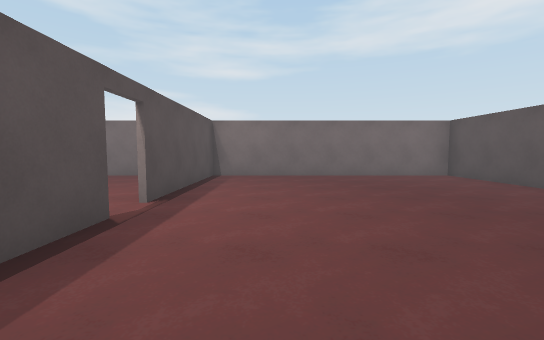
View 1 (above)

13 first-person views from a walk through a scene from a Unity 3-D project. The camera is 1.3 m above the floor, tilts 4° down and sees 90° across. The floor is counted in squares, 2 m on a side. Each view is taken from the middle of a square. On the plan, view 1 faces up. The plan holds only what a view shows up to about 9 squares ahead; the rest is blank. The player is left out. Door leaves are left out, so doorways stand open.

View 2
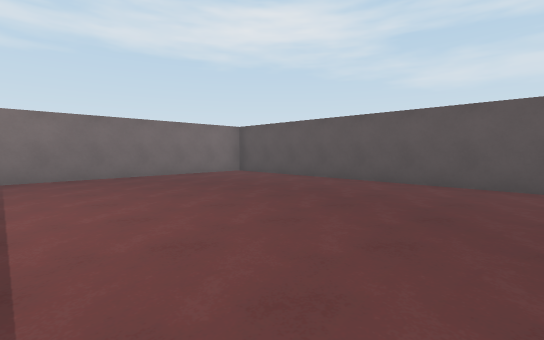

View 3
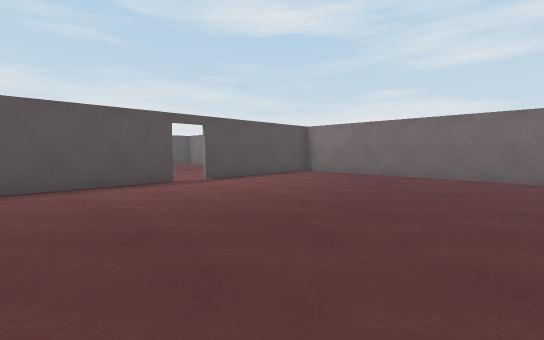

View 4
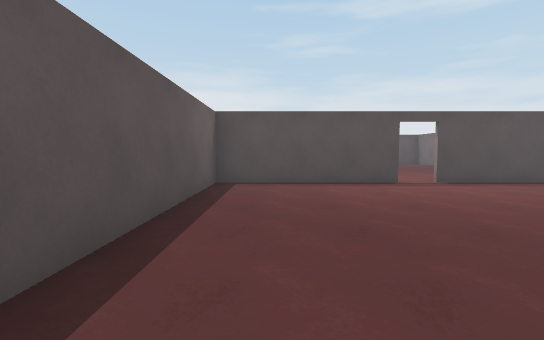

View 5
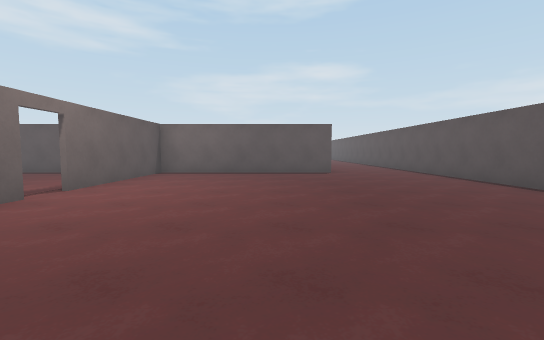

View 6
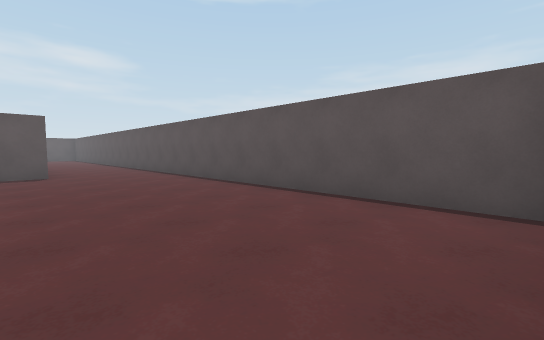

View 7
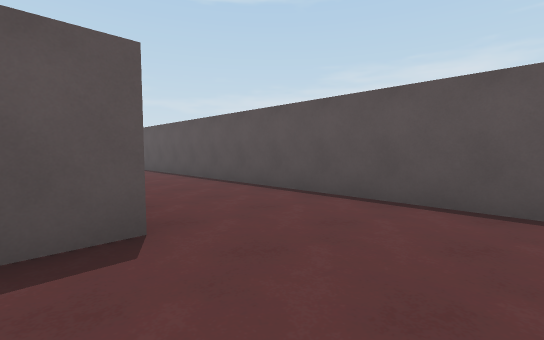

View 8
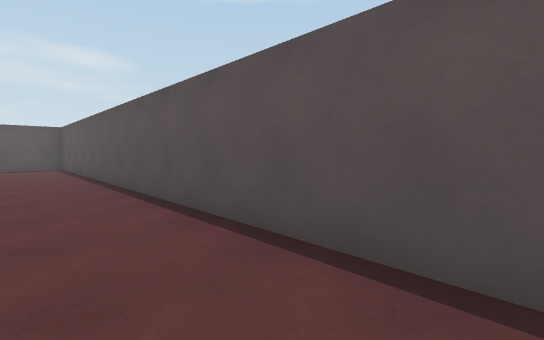

View 9
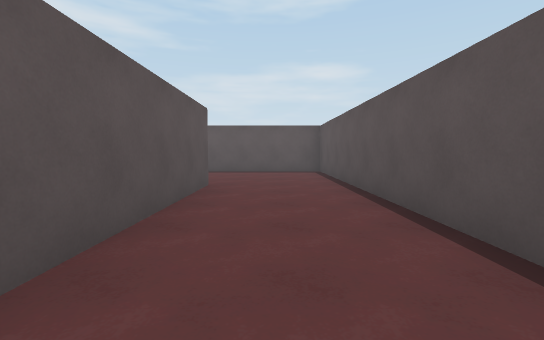

View 10
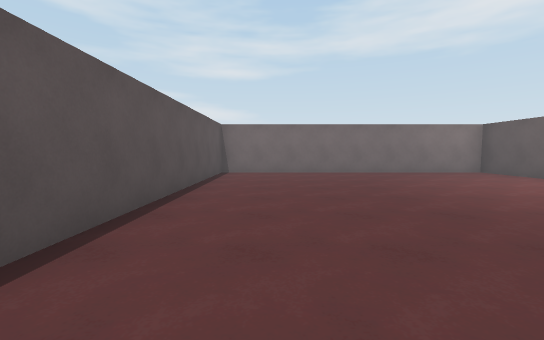

View 11
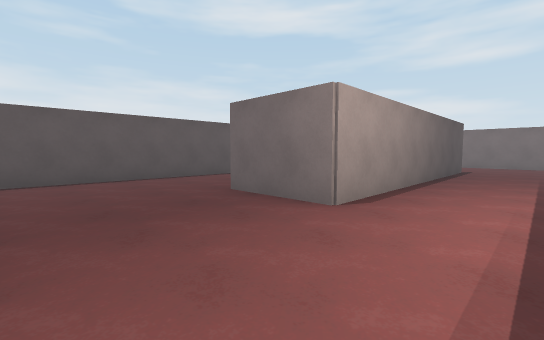

View 12
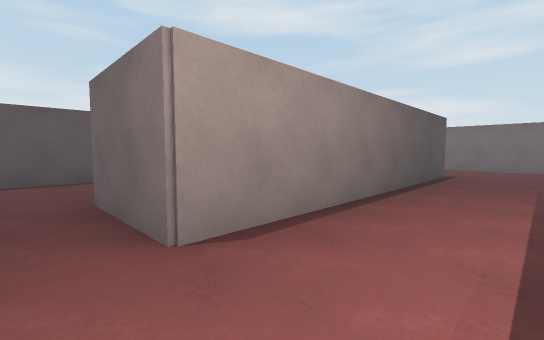

View 13
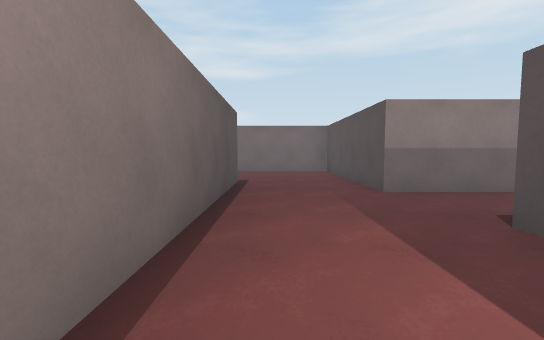

### Floor plan
Points are (right, up) in squares from view 1. A wall is a line through its corners. A room is listed if a view was taken in it or the views show most of it. See-through windows are left out.
Room 1 (views 1, 2, 3, 4)
walls: (-1.6, 2.6) (-1.6, -1.2); (-1.6, 7.2) (-1.6, 3.4); (4.7, -0.1) (4.7, 7.2) (-2, 7.2); (-2, -1.2) (3, -1.2)
ways out: open door at (-2, 3) to room 2
Room 2 (views 5, 6, 7, 8, 9, 10, 11, 12, 13)
walls: (-6.9, -1.2) (-2, -1.2); (-1.7, -1.2) (-1.7, 2.6); (-4.7, -9.5) (-4.7, -11.2) (-6.8, -11.2) (-6.8, -7.1); (-1.7, 5.2) (-1.7, 7.2); (-2, 7.2) (-9.5, 7.2) (-9.5, -14.7) (-5.9, -14.7)
ways out: open door at (-2, 3) to room 1; opening at (-3.5, -10.5)

Where each view was taken, in squares from view 1:
view 1: 0 up, 0 right, facing up
view 2: 0 up, 1 left, facing up-right
view 3: 0 up, 4 right, facing up-left
view 4: 0 up, 4 right, facing left
view 5: 7 up, 5 left, facing down
view 6: 7 up, 6 left, facing down-left
view 7: 1 up, 6 left, facing down-left
view 8: 3 down, 8 left, facing down-left
view 9: 6 down, 8 left, facing down
view 10: 1 down, 8 left, facing up
view 11: 14 down, 3 left, facing up-left
view 12: 12 down, 3 left, facing up-left
view 13: 10 down, 4 left, facing up
